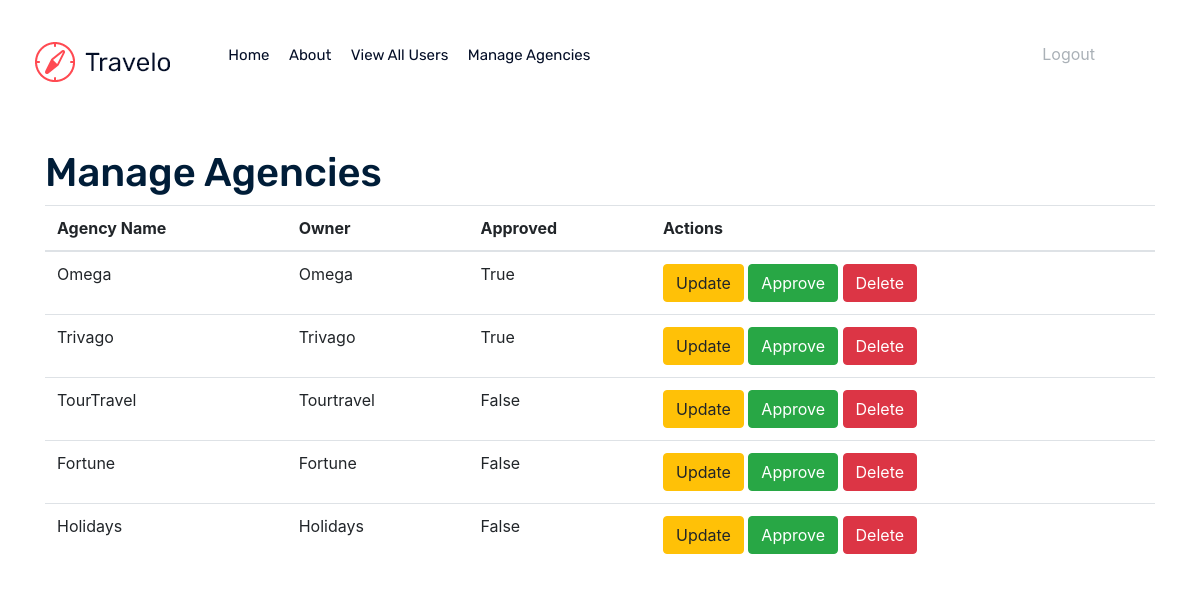
The page /travelAdmin/agencies/ (signed in) on the database as committed earlier.
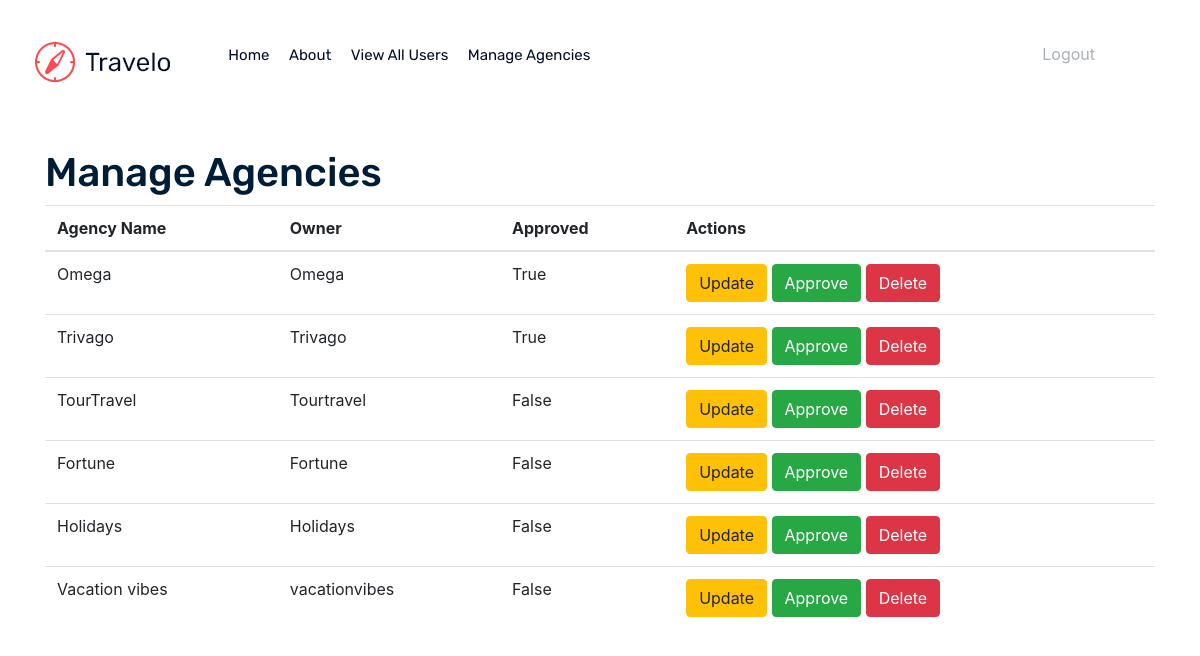
The same page on the database as committed later.
### travelapp/models.py (models this page shows, shortened)
class TravelAgency(models.Model):
    owner = models.OneToOneField(User, on_delete=models.CASCADE, related_name="agency")
    agency_image = models.ImageField(upload_to='agency/', blank=True, null=True)
    name = models.CharField(max_length=255)
    address = models.TextField()
    contact_email = models.EmailField()
    contact_number = models.CharField(max_length=20)
    website = models.URLField(blank=True, null=True)
    is_approved = models.BooleanField(default=False)
    approved_on = models.DateTimeField(blank=True, null=True)

### travelapp/views.py (the view, shortened to what this page needs)
# urls.py: path('travelAdmin/agencies/', manage_agencies, name='manage_agencies'),
@login_required
def manage_agencies(request):
    agencies = TravelAgency.objects.all()  # Get all agencies
    context = {
        'agencies': agencies,
    }
    return render(request, 'travelAdmin/manage_agencies.html', context)

### travelapp/templates/travelAdmin/manage_agencies.html (shortened to what this page needs)
{% load static %} {% include 'travelAdmin/header.html' %}
<!DOCTYPE html>
<html lang="en">
  <head>
    <link
      href="https://stackpath.bootstrapcdn.com/bootstrap/4.5.2/css/bootstrap.min.css"
      rel="stylesheet"
    />
  </head>
  <body>
    <div class="container">
        <h1 class="mt-4">Manage Agencies</h1>
        <table class="table">
            <thead>
                <tr>
                    <th>Agency Name</th>
                    <th>Owner</th>
                    <th>Approved</th>
                    <th>Actions</th>
                </tr>
            </thead>
            <tbody>
                {% for agency in agencies %}
                <tr>
                    <td>{{ agency.name }}</td>
                    <td>{{ agency.owner.username }}</td>
                    <td>{{ agency.is_approved }}</td>
                    <td>
                        <button class="btn btn-warning" data-toggle="modal" data-target="#updateAgencyModal"
                                data-agency-id="{{ agency.id }}" data-agency-name="{{ agency.name }}"
                                data-agency-address="{{ agency.address }}"
                                data-agency-email="{{ agency.contact_email }}"
                                data-agency-number="{{ agency.contact_number }}"
                                data-agency-website="{{ agency.website }}">
                            Update
                        </button>
                        <button class="btn btn-success" data-toggle="modal" data-target="#approveAgencyModal"
                                data-agency-id="{{ agency.id }}" data-agency-name="{{ agency.name }}">
                            Approve
                        </button>
                        <button class="btn btn-danger" data-toggle="modal" data-target="#deleteAgencyModal"
                                data-agency-id="{{ agency.id }}"
                                data-agency-name="{{ agency.name }}">
                            Delete
                        </button>
                    </td>
                </tr>
                {% endfor %}
            </tbody>
        </table>
    </div>
</body>
</html>

Rows that differ between the two databases and show on the page:
added TravelAgency: name "Vacation vibes", owner.username "vacationvibes", is_approved "False"
